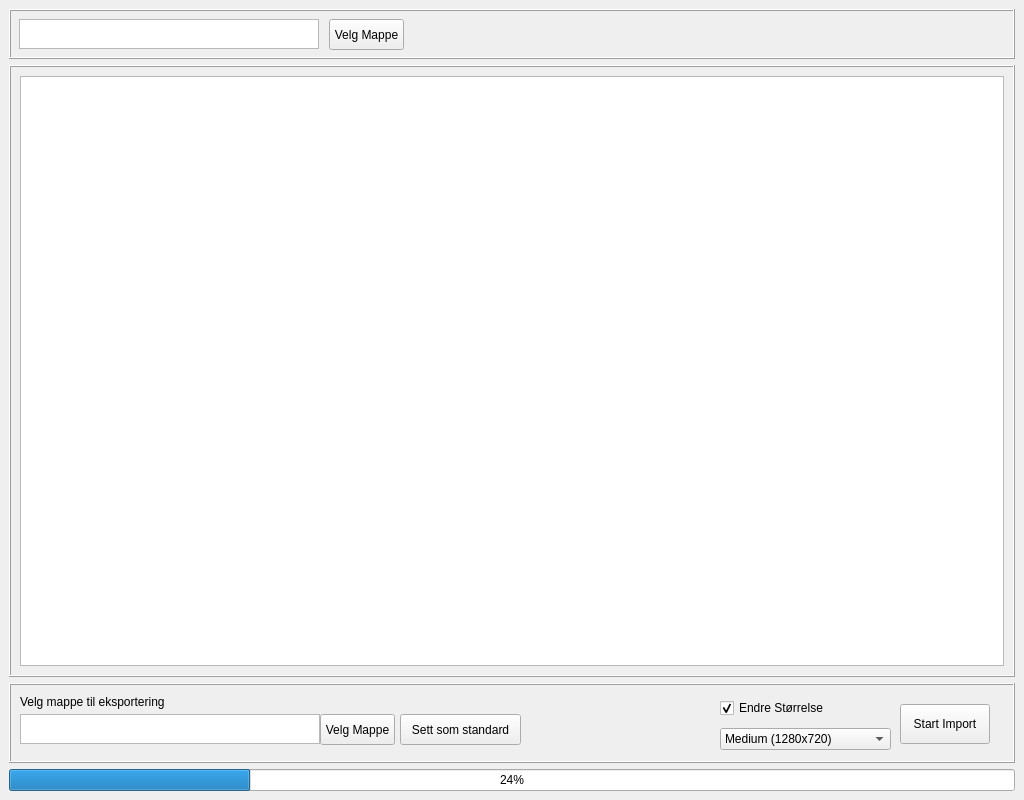
<?xml version="1.0" encoding="UTF-8"?>
<ui version="4.0">
 <author>Walmann@Github</author>
 <class>MainWindow</class>
 <widget class="QMainWindow" name="MainWindow">
  <property name="geometry">
   <rect>
    <x>0</x>
    <y>0</y>
    <width>1024</width>
    <height>800</height>
   </rect>
  </property>
  <property name="sizePolicy">
   <sizepolicy hsizetype="Fixed" vsizetype="Fixed">
    <horstretch>0</horstretch>
    <verstretch>0</verstretch>
   </sizepolicy>
  </property>
  <property name="windowTitle">
   <string>Super Simple Image Importer</string>
  </property>
  <property name="windowIcon">
   <iconset>
    <normaloff>Assets/icon.ico</normaloff>Assets/icon.ico</iconset>
  </property>
  <widget class="QWidget" name="centralwidget">
   <layout class="QVBoxLayout" name="verticalLayout_2">
    <item>
     <layout class="QVBoxLayout" name="verticalLayout">
      <item>
       <widget class="QFrame" name="SourceFrame">
        <property name="maximumSize">
         <size>
          <width>16777215</width>
          <height>50</height>
         </size>
        </property>
        <property name="frameShape">
         <enum>QFrame::Box</enum>
        </property>
        <property name="frameShadow">
         <enum>QFrame::Raised</enum>
        </property>
        <widget class="QTextEdit" name="ImportFolderField">
         <property name="geometry">
          <rect>
           <x>10</x>
           <y>10</y>
           <width>300</width>
           <height>30</height>
          </rect>
         </property>
         <property name="sizePolicy">
          <sizepolicy hsizetype="Fixed" vsizetype="Expanding">
           <horstretch>0</horstretch>
           <verstretch>0</verstretch>
          </sizepolicy>
         </property>
         <property name="minimumSize">
          <size>
           <width>300</width>
           <height>10</height>
          </size>
         </property>
         <property name="maximumSize">
          <size>
           <width>16777215</width>
           <height>30</height>
          </size>
         </property>
         <property name="verticalScrollBarPolicy">
          <enum>Qt::ScrollBarAlwaysOff</enum>
         </property>
         <property name="lineWrapMode">
          <enum>QTextEdit::NoWrap</enum>
         </property>
        </widget>
        <widget class="QPushButton" name="SelectImportfolderButton">
         <property name="geometry">
          <rect>
           <x>320</x>
           <y>10</y>
           <width>75</width>
           <height>31</height>
          </rect>
         </property>
         <property name="text">
          <string>Velg Mappe</string>
         </property>
        </widget>
        <widget class="QLabel" name="searchStatusLabel">
         <property name="geometry">
          <rect>
           <x>600</x>
           <y>10</y>
           <width>291</width>
           <height>31</height>
          </rect>
         </property>
         <property name="text">
          <string/>
         </property>
        </widget>
       </widget>
      </item>
      <item>
       <widget class="QFrame" name="PreviewFrame">
        <property name="frameShape">
         <enum>QFrame::Box</enum>
        </property>
        <property name="frameShadow">
         <enum>QFrame::Raised</enum>
        </property>
        <layout class="QGridLayout" name="gridLayout_2">
         <item row="0" column="0">
          <widget class="QListWidget" name="ImagePreviewListWidget">
           <property name="sizePolicy">
            <sizepolicy hsizetype="Expanding" vsizetype="Preferred">
             <horstretch>0</horstretch>
             <verstretch>0</verstretch>
            </sizepolicy>
           </property>
           <property name="sizeAdjustPolicy">
            <enum>QAbstractScrollArea::AdjustToContents</enum>
           </property>
           <property name="autoScrollMargin">
            <number>8</number>
           </property>
           <property name="dragDropMode">
            <enum>QAbstractItemView::DragDrop</enum>
           </property>
           <property name="defaultDropAction">
            <enum>Qt::IgnoreAction</enum>
           </property>
           <property name="selectionMode">
            <enum>QAbstractItemView::MultiSelection</enum>
           </property>
           <property name="iconSize">
            <size>
             <width>200</width>
             <height>200</height>
            </size>
           </property>
           <property name="verticalScrollMode">
            <enum>QAbstractItemView::ScrollPerPixel</enum>
           </property>
           <property name="horizontalScrollMode">
            <enum>QAbstractItemView::ScrollPerPixel</enum>
           </property>
           <property name="isWrapping" stdset="0">
            <bool>true</bool>
           </property>
           <property name="resizeMode">
            <enum>QListView::Adjust</enum>
           </property>
           <property name="spacing">
            <number>5</number>
           </property>
           <property name="viewMode">
            <enum>QListView::IconMode</enum>
           </property>
           <property name="wordWrap">
            <bool>true</bool>
           </property>
           <property name="itemAlignment">
            <set>Qt::AlignCenter</set>
           </property>
          </widget>
         </item>
        </layout>
       </widget>
      </item>
      <item>
       <widget class="QFrame" name="OutputAndProgressFrame">
        <property name="maximumSize">
         <size>
          <width>16777215</width>
          <height>80</height>
         </size>
        </property>
        <property name="frameShape">
         <enum>QFrame::Box</enum>
        </property>
        <property name="frameShadow">
         <enum>QFrame::Raised</enum>
        </property>
        <layout class="QHBoxLayout" name="horizontalLayout" stretch="0">
         <item>
          <widget class="QWidget" name="OutputSelectFrame" native="true">
           <property name="enabled">
            <bool>true</bool>
           </property>
           <widget class="QTextEdit" name="OutputFolderField">
            <property name="geometry">
             <rect>
              <x>0</x>
              <y>20</y>
              <width>300</width>
              <height>30</height>
             </rect>
            </property>
            <property name="sizePolicy">
             <sizepolicy hsizetype="Fixed" vsizetype="Expanding">
              <horstretch>0</horstretch>
              <verstretch>0</verstretch>
             </sizepolicy>
            </property>
            <property name="minimumSize">
             <size>
              <width>300</width>
              <height>10</height>
             </size>
            </property>
            <property name="maximumSize">
             <size>
              <width>16777215</width>
              <height>30</height>
             </size>
            </property>
            <property name="verticalScrollBarPolicy">
             <enum>Qt::ScrollBarAlwaysOff</enum>
            </property>
            <property name="lineWrapMode">
             <enum>QTextEdit::NoWrap</enum>
            </property>
           </widget>
           <widget class="QLabel" name="label">
            <property name="geometry">
             <rect>
              <x>0</x>
              <y>0</y>
              <width>144</width>
              <height>16</height>
             </rect>
            </property>
            <property name="text">
             <string>Velg mappe til eksportering</string>
            </property>
           </widget>
           <widget class="QPushButton" name="SelectExportFolderButton">
            <property name="geometry">
             <rect>
              <x>300</x>
              <y>20</y>
              <width>75</width>
              <height>31</height>
             </rect>
            </property>
            <property name="text">
             <string>Velg Mappe</string>
            </property>
           </widget>
           <widget class="QPushButton" name="StartImportButton">
            <property name="geometry">
             <rect>
              <x>880</x>
              <y>10</y>
              <width>90</width>
              <height>40</height>
             </rect>
            </property>
            <property name="sizePolicy">
             <sizepolicy hsizetype="Fixed" vsizetype="Fixed">
              <horstretch>0</horstretch>
              <verstretch>0</verstretch>
             </sizepolicy>
            </property>
            <property name="minimumSize">
             <size>
              <width>0</width>
              <height>0</height>
             </size>
            </property>
            <property name="text">
             <string>Start Import</string>
            </property>
           </widget>
           <widget class="QWidget" name="widget" native="true">
            <property name="geometry">
             <rect>
              <x>700</x>
              <y>0</y>
              <width>171</width>
              <height>61</height>
             </rect>
            </property>
            <layout class="QVBoxLayout" name="verticalLayout_3">
             <property name="topMargin">
              <number>0</number>
             </property>
             <property name="bottomMargin">
              <number>0</number>
             </property>
             <item>
              <widget class="QCheckBox" name="checkBoxResize">
               <property name="text">
                <string>Endre Størrelse</string>
               </property>
               <property name="checked">
                <bool>true</bool>
               </property>
              </widget>
             </item>
             <item>
              <widget class="QComboBox" name="SelectNewSize">
               <property name="currentText">
                <string>Medium (1280x720)</string>
               </property>
               <property name="currentIndex">
                <number>1</number>
               </property>
               <item>
                <property name="text">
                 <string>Lav (800x450)</string>
                </property>
               </item>
               <item>
                <property name="text">
                 <string>Medium (1280x720)</string>
                </property>
               </item>
               <item>
                <property name="text">
                 <string>Høy (1920x1080)</string>
                </property>
               </item>
              </widget>
             </item>
            </layout>
           </widget>
           <widget class="QPushButton" name="Button_SetDefaultExportPath">
            <property name="geometry">
             <rect>
              <x>380</x>
              <y>20</y>
              <width>121</width>
              <height>31</height>
             </rect>
            </property>
            <property name="text">
             <string>Sett som standard</string>
            </property>
           </widget>
          </widget>
         </item>
        </layout>
       </widget>
      </item>
      <item>
       <widget class="QProgressBar" name="ExportProgressBar">
        <property name="value">
         <number>24</number>
        </property>
        <property name="alignment">
         <set>Qt::AlignCenter</set>
        </property>
       </widget>
      </item>
     </layout>
    </item>
   </layout>
  </widget>
 </widget>
 <resources/>
 <connections>
  <connection>
   <sender>SelectImportfolderButton</sender>
   <signal>clicked()</signal>
   <receiver>MainWindow</receiver>
   <slot>selectImportFolder()</slot>
   <hints>
    <hint type="sourcelabel">
     <x>367</x>
     <y>56</y>
    </hint>
    <hint type="destinationlabel">
     <x>409</x>
     <y>365</y>
    </hint>
   </hints>
  </connection>
  <connection>
   <sender>StartImportButton</sender>
   <signal>clicked()</signal>
   <receiver>MainWindow</receiver>
   <slot>startImportJob()</slot>
   <hints>
    <hint type="sourcelabel">
     <x>767</x>
     <y>758</y>
    </hint>
    <hint type="destinationlabel">
     <x>408</x>
     <y>364</y>
    </hint>
   </hints>
  </connection>
  <connection>
   <sender>SelectExportFolderButton</sender>
   <signal>clicked()</signal>
   <receiver>MainWindow</receiver>
   <slot>selectOutputFolder()</slot>
   <hints>
    <hint type="sourcelabel">
     <x>377</x>
     <y>759</y>
    </hint>
    <hint type="destinationlabel">
     <x>398</x>
     <y>350</y>
    </hint>
   </hints>
  </connection>
  <connection>
   <sender>ImagePreviewListWidget</sender>
   <signal>itemSelectionChanged()</signal>
   <receiver>MainWindow</receiver>
   <slot>updateImportList()</slot>
   <hints>
    <hint type="sourcelabel">
     <x>409</x>
     <y>356</y>
    </hint>
    <hint type="destinationlabel">
     <x>409</x>
     <y>365</y>
    </hint>
   </hints>
  </connection>
  <connection>
   <sender>Button_SetDefaultExportPath</sender>
   <signal>clicked()</signal>
   <receiver>MainWindow</receiver>
   <slot>Button_setDefaultExportPath()</slot>
   <hints>
    <hint type="sourcelabel">
     <x>461</x>
     <y>726</y>
    </hint>
    <hint type="destinationlabel">
     <x>511</x>
     <y>399</y>
    </hint>
   </hints>
  </connection>
 </connections>
 <slots>
  <slot>selectOutputFolder()</slot>
  <slot>startImportJob()</slot>
  <slot>selectImportFolder()</slot>
  <slot>updateImportList()</slot>
  <slot>Button_setDefaultExportPath()</slot>
 </slots>
</ui>
